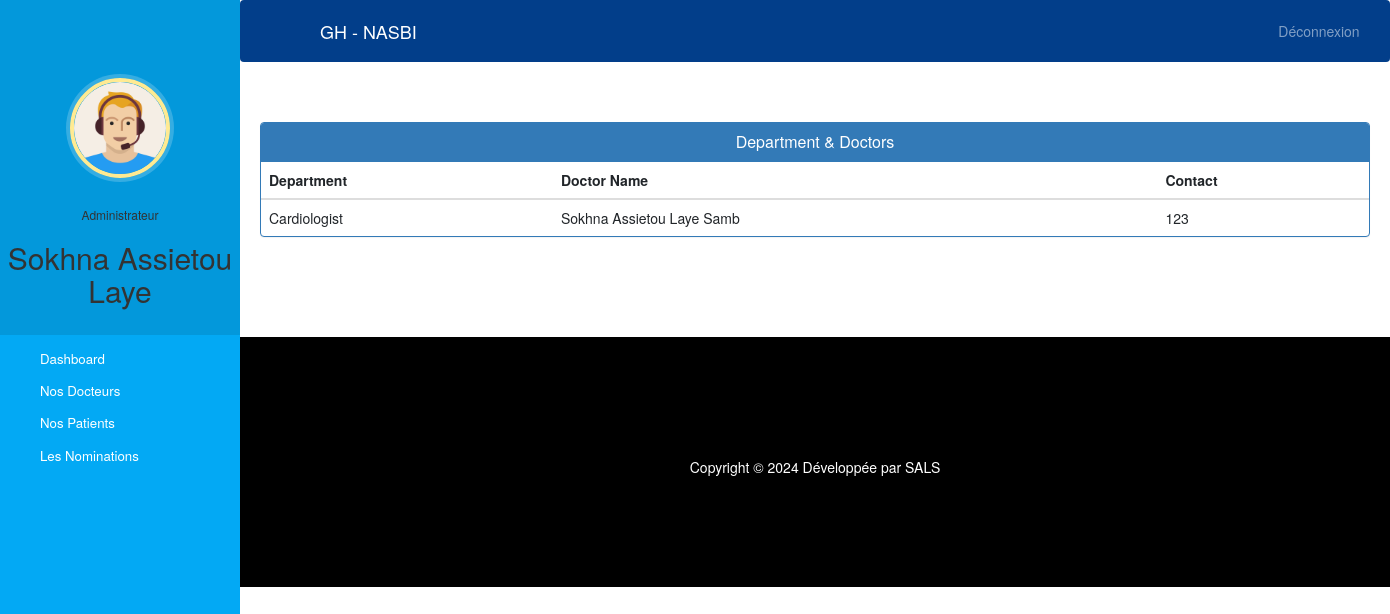
Screenshot of /admin-view-doctor-specialisation (signed in) with the database file from the repository.
### hospital/models.py (models this page shows, shortened)
class Doctor(models.Model):
    user=models.OneToOneField(User,on_delete=models.CASCADE)
    profile_pic= models.ImageField(upload_to='profile_pic/DoctorProfilePic/',null=True,blank=True)
    address = models.CharField(max_length=40)
    mobile = models.CharField(max_length=20,null=True)
    department= models.CharField(max_length=50,choices=departments,default='Cardiologist')
    status=models.BooleanField(default=False)
    @property
    def get_name(self):
        return self.user.first_name+" "+self.user.last_name

### hospital/views.py (the view)
# urls.py: path('admin-view-doctor-specialisation',views.admin_view_doctor_specialisation_view,name='admin-view-doctor-specialisation'),
@login_required(login_url='adminlogin')
@user_passes_test(is_admin)
def admin_view_doctor_specialisation_view(request):
    doctors=models.Doctor.objects.all().filter(status=True)
    return render(request,'hospital/admin_view_doctor_specialisation.html',{'doctors':doctors})

### hospital/views.py (called while the page is built)
def is_admin(user):
    return user.groups.filter(name='ADMIN').exists()

### templates/hospital/admin_view_doctor_Specialisation.html (shortened to what this page needs)
{% extends 'hospital/admin_base.html' %}
{% block content %}
<head>
  <link href="//netdna.bootstrapcdn.com/bootstrap/3.0.0/css/bootstrap.min.css" rel="stylesheet" id="bootstrap-css">
</head>
<div class="container">
  <div class="panel panel-primary">
    <div class="panel-heading">
      <h6 class="panel-title">Department & Doctors</h6>
    </div>
    <table class="table table-hover" id="dev-table">
      <thead>
        <tr>
          <th>Department</th>
          <th>Doctor Name</th>
          <th>Contact</th>
        </tr>
      </thead>
      {% for d in doctors %}
      <tr>
        <td>{{d.department}}</td>
        <td> {{d.get_name}}</td>
        <td>{{d.mobile}}</td>
      </tr>
      {% endfor %}
    </table>
  </div>
</div>
{% endblock content %}

### templates/hospital/admin_base.html (shortened to what this page needs)
<!DOCTYPE html>
{% load static %}
<html lang="en">
<head>
  <link rel="stylesheet" href="https://stackpath.bootstrapcdn.com/bootstrap/4.3.1/css/bootstrap.min.css">
  <link rel="stylesheet" href="https://maxcdn.bootstrapcdn.com/font-awesome/4.7.0/css/font-awesome.min.css">
  <link rel="stylesheet" href="{% static '/style.css' %}">
</head>
<body>
  <nav class="menu" tabindex="0">
    <header class="avatar">
      <img src="{% static "images/adminpropic.png" %}" style="height:100px;margin-top:50px" />
      <br><br>
      <h6>Administrateur</h6>
      <h2>{{request.user.first_name}}</h2>
    </header>
    <ul>
      <li tabindex="0" class="icon-dashboard"> <a style="color:white; text-decoration:none;" href="admin-dashboard"><span>Dashboard</span></a> </li>
      <li tabindex="0" class="icon-customers"> <a style="color:white; text-decoration:none;" href="admin-doctor"><span>Nos Docteurs</span></a></li>
      <li tabindex="0" class="icon-users"> <a style="color:white; text-decoration:none;" href="admin-patient"><span>Nos Patients</span></a></li>
      <li tabindex="0" class="icon-calendar"> <a style="color:white; text-decoration:none;" href="admin-appointment"><span>Les Nominations</span></a></li>
    </ul>
  </nav>
  <main>
    <div class="bs-example">
      <nav class="navbar navbar-expand-md  navbar-dark fixed-top" style="background:#023e8a;">
        <a href="/admin-dashboard" class="navbar-brand" style="margin-left:54px">GH - NASBI</a>
        <div class="collapse navbar-collapse justify-content-between" id="navbarCollapse">
          <div class="navbar-nav" style=" margin-left: 90%;">
            <a href="/logout" class="nav-item nav-link">Déconnexion</a>
          </div>
        </div>
      </nav>
    </div>
    <br><br>
    {% block content %}
    {% endblock content %}
    <br><br><br><br>
    <footer>
      <br>
      <div class="container">
        <div class="row">
          <div class="col-md-12 col-sm-12">
            <div style="color:#ffffff;" class="wow fadeInUp footer-copyright">
              <p>
                Copyright &copy; 2024 Développée par SALS </p>
            </div>
          </div>
        </div>
      </div>
    </footer>
  </main>
</body>
</html>

### static/style.css (style rules this page uses)
body { padding-left: 240px; }
main { position: relative; height: 100vh; }
.menu { background: #e47321; height: 100vh; width: 240px; position: fixed; top: 0px; left: 0; z-index: 5; outline: none; }
.menu .avatar { background: rgba(0, 0, 0, 0.1); padding: 2em 0.5em; text-align: center; }
.menu .avatar img { width: 100px; border-radius: 50%; overflow: hidden; border: 4px solid #ffea92; box-shadow: 0 0 0 4px rgba(255, 255, 255, 0.2); }
.menu .avatar h2 { font-weight: normal; margin-bottom: 0; }
.menu ul { list-style: none; padding: 0.5em 0; margin: 0; }
.menu ul li { padding: 0.5em 1em 0.5em 3em; font-size: 0.95em; font-weight: regular; background-repeat: no-repeat; background-position: left 15px center; background-size: auto 20px; transition: all 0.15s linear; cursor: pointer; }
.menu ul li.icon-dashboard { background-image: url("http://www.entypo.com/images//gauge.svg"); }
.menu ul li.icon-customers { background-image: url("http://www.entypo.com/images//briefcase.svg"); }
.menu ul li.icon-users { background-image: url("http://www.entypo.com/images//users.svg"); }
.menu ul li.icon-calendar { background-image: url("http://www.entypo.com/images//calendar.svg"); }

### templates/hospital/admin_base.html (style rules this page uses)
a:link { text-decoration: none; }
a { color: white; }
footer { padding: 0px 0px 0px 0px; background-color: black; margin: 0px; }
p { text-align: center; }
body { padding-left: 240px; }
main { position: relative; height: 100vh; }
.menu { background: #03a9f4; height: 100vh; width: 240px; position: fixed; top: 0px; left: 0; z-index: 5; outline: none; }
.menu .avatar { background: rgba(0, 0, 0, 0.1); padding: 2em 0.5em; text-align: center; }
.menu .avatar img { width: 100px; border-radius: 50%; overflow: hidden; border: 4px solid #ffea92; box-shadow: 0 0 0 4px rgba(255, 255, 255, 0.2); }
.menu .avatar h2 { font-weight: normal; margin-bottom: 0; }
.menu ul { list-style: none; padding: 0.5em 0; margin: 0; }
.menu ul li { padding: 0.5em 1em 0.5em 3em; font-size: 0.95em; font-weight: regular; background-repeat: no-repeat; background-position: left 15px center; background-size: auto 20px; transition: all 0.15s linear; cursor: pointer; }
.menu ul li.icon-dashboard { background-image: url("http://www.entypo.com/images//gauge.svg"); }
.menu ul li.icon-customers { background-image: url("http://www.entypo.com/images//briefcase.svg"); }
.menu ul li.icon-users { background-image: url("http://www.entypo.com/images//users.svg"); }
.menu ul li.icon-calendar { background-image: url("http://www.entypo.com/images//calendar.svg"); }

### templates/hospital/admin_view_doctor_Specialisation.html (style rules this page uses)
a:link { text-decoration: none; }
h6 { text-align: center; }
.row { margin: 100px; }

### rows the page displays
Doctor: department "Cardiologist", get_name "Sokhna Assietou Laye Samb", mobile "123"

### other values shown
{{ request.user.first_name }} "Sokhna Assietou Laye"
